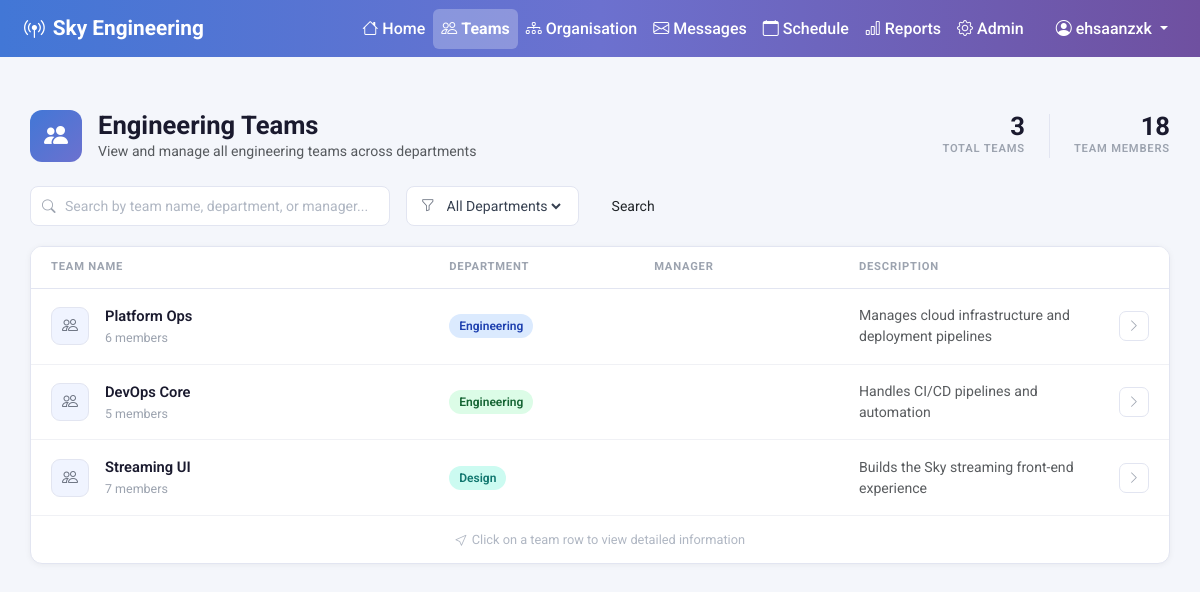
The app's page /teams/ (signed in), older data.
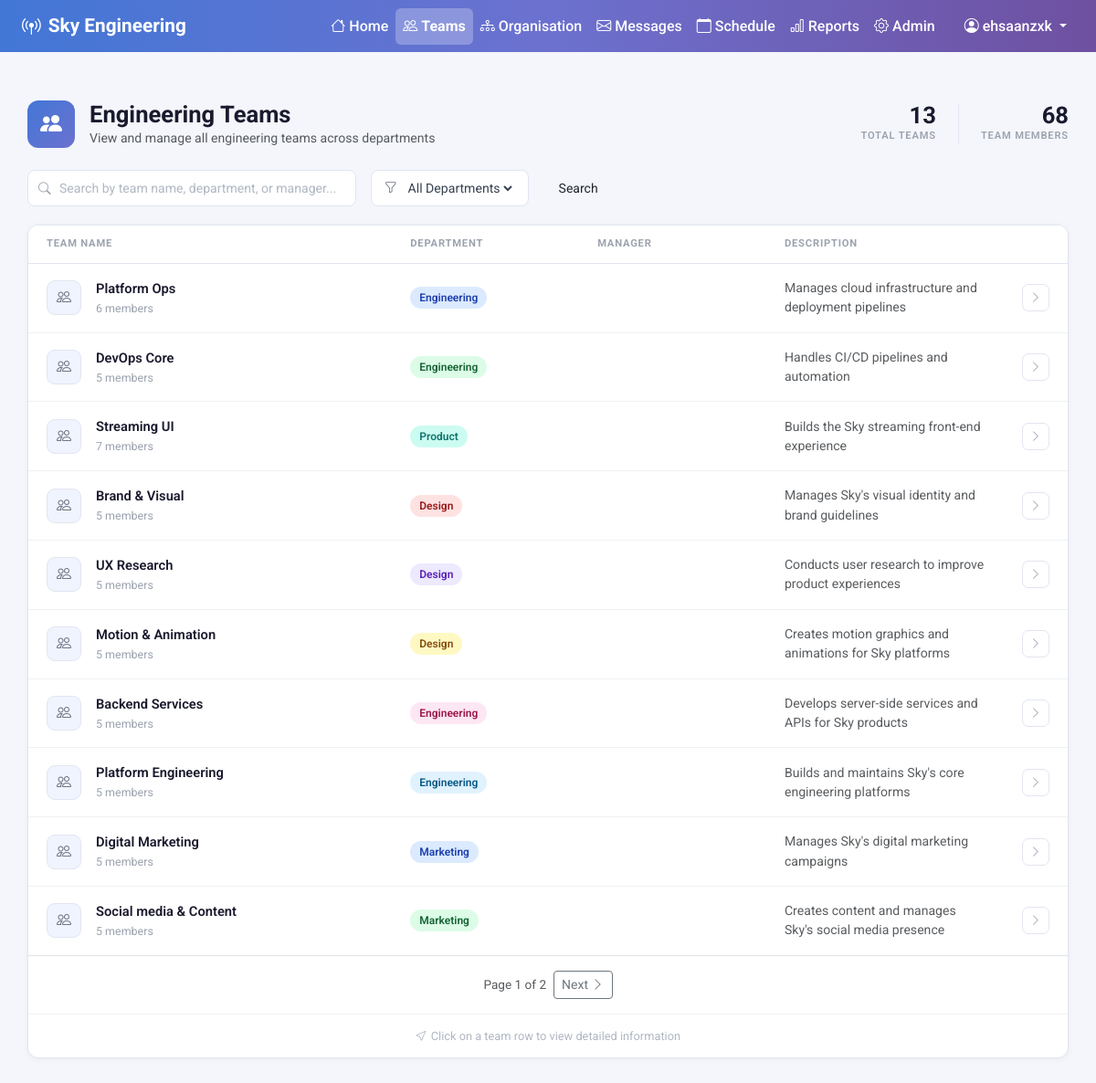
The same page, newer data.
### teams_feature/models.py (models this page shows, shortened)
class Team(models.Model):
    team_name = models.CharField(max_length=100)
    department = models.ForeignKey(
        Department, on_delete=models.CASCADE,
        related_name='teams'
    )
    manager = models.ForeignKey(
        User, on_delete=models.SET_NULL,
        null=True, blank=True,
        related_name='managed_teams'
    )
    team_type = models.ForeignKey(
        TeamType, on_delete=models.SET_NULL,
        null=True, blank=True,
        related_name='teams'
    )
    description = models.TextField(blank=True)
    purpose = models.TextField(blank=True)
    team_size = models.IntegerField(default=0)
    created_date = models.DateField(auto_now_add=True)
    is_active = models.BooleanField(default=True)

### organisation_feature/models.py (models this page shows, shortened)
class Department(models.Model):
    department_name = models.CharField(max_length=150)
    specialisation = models.CharField(max_length=200, blank=True)
    description = models.TextField(blank=True)
    class Meta:
        ordering = ['department_name']

### teams_feature/views.py (the view)
# urls.py: path('', views.team_list, name='team_list'), # Team list page — accessible at /teams/
@login_required
def team_list(request):
    teams = Team.objects.filter(is_active=True).select_related('department', 'manager', 'team_type')
    query = request.GET.get('q', '')
    department = request.GET.get('department', '')
    skill = request.GET.get('skill', '')
    if query:
        teams = teams.filter(team_name__icontains=query)
    if department:
        teams = teams.filter(department__department_name__icontains=department)
    if skill:
        teams = teams.filter(team_skills__skill__skill_name__icontains=skill)
    teams = teams.distinct()
    total_teams = Team.objects.filter(is_active=True).count()
    total_members = sum(
        t.members.count()
        for t in Team.objects.filter(is_active=True).prefetch_related('members')
    )
    paginator = Paginator(teams, 10)
    page_number = request.GET.get('page')  # get current page number from URL e.g. ?page=2
    page_obj = paginator.get_page(page_number)  # get_page handles invalid/missing page numbers safely
    departments = Department.objects.all().order_by('department_name')
    skills = Skill.objects.all()
    return render(request, 'teams_feature/team_list.html', {
        'teams': page_obj,          # paginated teams (replaces full queryset)
        'page_obj': page_obj,       # pagination object for rendering page controls
        'query': query,
        'department': department,
        'skill': skill,
        'skills': skills,
        'departments': departments,
        'total_teams': total_teams,
        'total_members': total_members,
    })

### teams_feature/templates/teams_feature/team_list.html (shortened to what the changed rows need)
{% extends 'global.html' %}
{% block content %}
<div class="d-flex align-items-center justify-content-between mb-4">
    <div class="d-flex align-items-center gap-3">
        <div>
            <h1 class="mb-0 fw-bold" style="font-size:1.6rem;color:#1a1a2e">Engineering Teams</h1>
        </div>
    </div>
    <div class="d-flex gap-4">
        <div class="stat-block">
            <div class="stat-number">{{ total_teams }}</div>
            <div class="stat-label">Total Teams</div>
        </div>
        <div class="stat-block">
            <div class="stat-number">{{ total_members }}</div>
            <div class="stat-label">Team Members</div>
        </div>
    </div>
</div>
<div class="teams-card">
    {% if teams %}
    <table class="table teams-table">
        <thead>
            <tr>
                <th style="width:35%">Team Name</th>
                <th style="width:18%">Department</th>
                <th style="width:18%">Manager</th>
                <th>Description</th>
                <th style="width:50px"></th>
            </tr>
        </thead>
        <tbody>
            {% for team in teams %}
            <tr onclick="window.location='{% url 'teams:team_detail' team.id %}'">
                <td>
                    <div class="d-flex align-items-center gap-3">
                        <div class="team-icon">
                            <i class="bi bi-people"></i>
                        </div>
                        <div>
                            <div class="team-name-text">{{ team.team_name }}</div>
                            <div class="team-member-count">{{ team.members.count }} member{{ team.members.count|pluralize }}</div>
                        </div>
                    </div>
                </td>
                <td>
                    <span class="dept-badge dept-badge-{% cycle '0' '1' '2' '3' '4' '5' '6' '7' %}">
                        {{ team.department.department_name }}
                    </span>
                </td>
                <td>
                </td>
                <td class="text-muted">
                    {{ team.description|truncatechars:90 }}
                </td>
                <td>
                    <a href="{% url 'teams:team_detail' team.id %}" class="row-arrow" onclick="event.stopPropagation()">
                        <i class="bi bi-chevron-right"></i>
                    </a>
                </td>
            </tr>
            {% endfor %}
        </tbody>
    </table>
{% if page_obj.has_other_pages %}
<div class="d-flex justify-content-center align-items-center gap-2 py-3 border-top">
    <span class="text-muted" style="font-size:0.85rem">
        Page {{ page_obj.number }} of {{ page_obj.paginator.num_pages }}
    </span>
    {% if page_obj.has_next %}
    <a href="?page={{ page_obj.next_page_number }}&q={{ query }}&department={{ department }}"
       class="btn btn-outline-secondary btn-sm">
        Next <i class="bi bi-chevron-right"></i>
    </a>
    {% endif %}
</div>
{% endif %}
    {% endif %}
</div>
{% endblock %}

Row changes from the older to the newer data that the page shows:
changed Team "Streaming UI": department.department_name "Design" → "Product"
added Team: team_name "Brand & Visual", members.count "5", department.department_name "Design", description "Manages Sky's visual identity and brand guidelines"
added Team: team_name "UX Research", members.count "5", department.department_name "Design", description "Conducts user research to improve product experiences"
added Team: team_name "Motion & Animation", members.count "5", department.department_name "Design", description "Creates motion graphics and animations for Sky platforms"
added Team: team_name "Backend Services", members.count "5", department.department_name "Engineering", description "Develops server-side services and APIs for Sky products"
added Team: team_name "Platform Engineering", members.count "5", department.department_name "Engineering", description "Builds and maintains Sky's core engineering platforms"
added Team: team_name "Digital Marketing", members.count "5", department.department_name "Marketing", description "Manages Sky's digital marketing campaigns"
added Team: team_name "Social media & Content", members.count "5", department.department_name "Marketing", description "Creates content and manages Sky's social media presence"
Text that changed along with them:
{{ total_teams }}: "3" → "13"
{{ total_members }}: "18" → "68"
{{ page_obj.number }}: (not shown) → "1"
{{ page_obj.paginator.num_pages }}: (not shown) → "2"
text now shown: "Page of Next"
